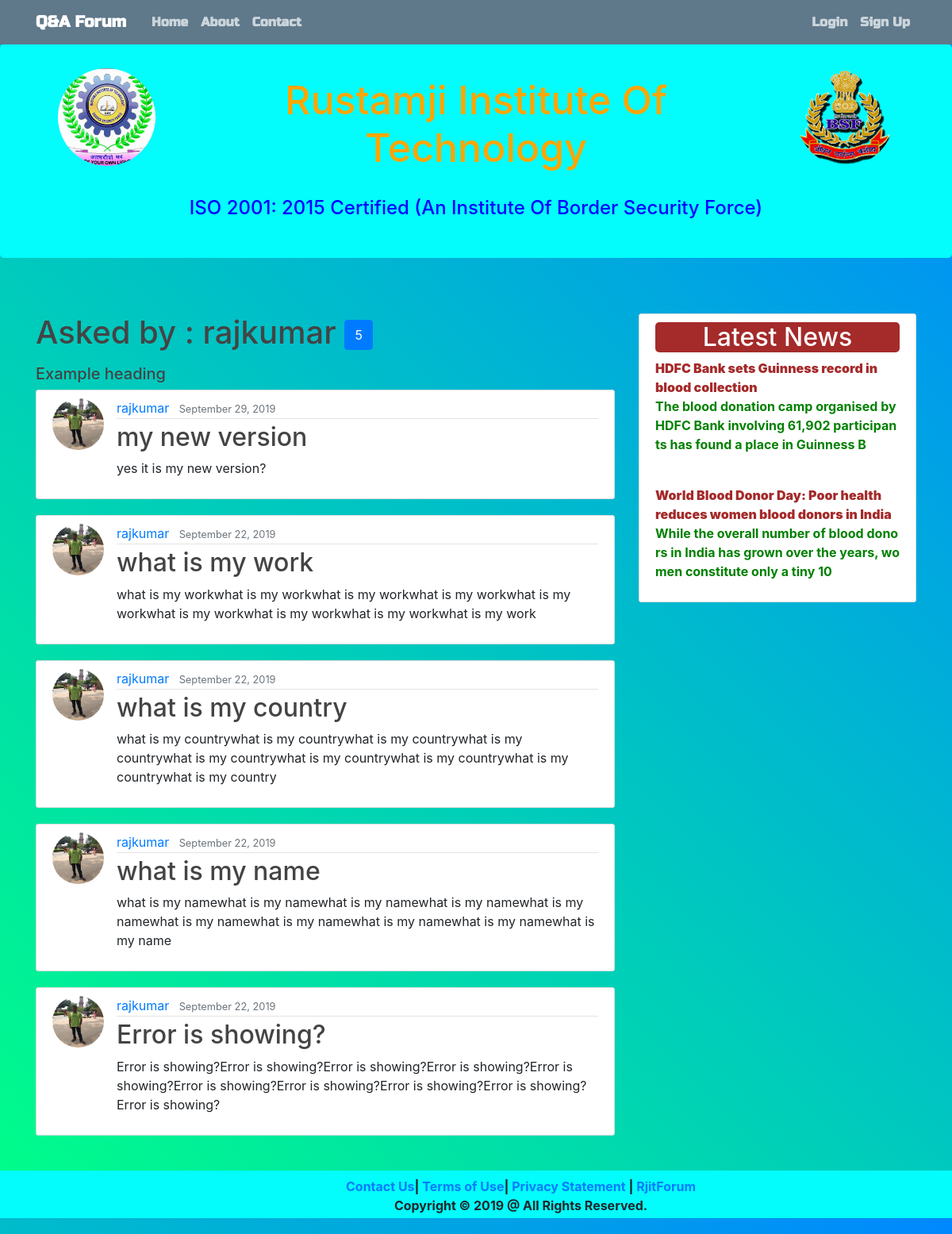
Screenshot of /user/rajkumar with the database file from the repository.
### forum/models.py (models this page shows, shortened)
class Post(models.Model):
    title = models.CharField(max_length=100)
    content = models.TextField()
    date_posted = models.DateTimeField(default=timezone.now())
    author = models.ForeignKey(User, on_delete=models.CASCADE)
    question_image = models.ImageField(upload_to='quest_pics', blank=True, null=True)
    question_file = models.FileField(upload_to='file_pics', blank=True, null=True)
    class Meta:
        ordering = ('-date_posted',)

### users/models.py (models this page shows, shortened)
class Profile(models.Model):
    user = models.OneToOneField(User, on_delete=models.CASCADE)
    image = models.ImageField(default='default.jpg', upload_to='profile_pics')

### forum/views.py (the view)
# urls.py: path('user/<str:username>', UserPostListView.as_view(), name='user-posts'),
class UserPostListView(ListView):
    model = Post
    template_name = 'forum/user_posts.html'
    context_object_name = 'posts'
    paginate_by = 5
    def get_queryset(self):
        user = get_object_or_404(User, username=self.kwargs.get('username'))
        return Post.objects.filter(author=user).order_by('-date_posted')

### forum/templates/forum/user_posts.html (shortened to what this page needs)
{% extends "forum/base.html" %}
{% block content %}
    <h1 class="mb-3">Asked by : {{ view.kwargs.username }} <button type="button" class="btn btn-primary">{{ page_obj.paginator.count }}</button></h1>
    <h5>Example heading </h5>
    {% for post in posts %}
        <article class="media content-section">
          <img class="rounded-circle article-img" src="{{ post.author.profile.image.url }}">
          <div class="media-body">
            <div class="article-metadata">
              <a class="mr-2" href="{% url 'user-posts' post.author.username %}">{{ post.author }}</a>
              <small class="text-muted">{{ post.date_posted|date:"F d, Y" }}</small>
            </div>
            <h2><a class="article-title" href="{% url 'post-detail' post.id %}">{{ post.title }}</a></h2>
            <p class="article-content">{{ post.content }}</p>
          </div>
        </article>
    {% endfor %}
{% endblock content %}

### forum/static/forum/main.css (style rules this page uses)
h1, h2, h3, h4, h5, h6 { color: #444444; }
.content-section { background: #ffffff; padding: 10px 20px; border: 1px solid #dddddd; border-radius: 3px; margin-bottom: 20px; }
.article-title { color: #444444; }
.article-content { white-space: pre-line; }
.article-img { height: 65px; width: 65px; margin-right: 16px; }
.article-metadata { padding-bottom: 1px; margin-bottom: 4px; border-bottom: 1px solid #e3e3e3 }
.loader { filter:hue-rotate(0deg); background:linear-gradient(45deg,#0f8,#08f); animation:hue 10000ms infinite linear; margin: 0; padding: 0; }

### rows the page displays
Post: author.profile.image (picture), author "rajkumar", date_posted "September 29, 2019", title "my new version", content "yes it is my new version?"
Post: author.profile.image (picture), author "rajkumar", date_posted "September 22, 2019", title "what is my work", content "what is my workwhat is my workwhat is my workwhat is my workwhat is my workwhat is my workwhat is my workwhat is my workwhat is my work"
Post: author.profile.image (picture), author "rajkumar", date_posted "September 22, 2019", title "what is my country", content "what is my countrywhat is my countrywhat is my countrywhat is my countrywhat is my countrywhat is my countrywhat is my countrywhat is my countrywhat is my country"
Post: author.profile.image (picture), author "rajkumar", date_posted "September 22, 2019", title "what is my name", content "what is my namewhat is my namewhat is my namewhat is my namewhat is my namewhat is my namewhat is my namewhat is my namewhat is my namewhat is my name"
Post: author.profile.image (picture), author "rajkumar", date_posted "September 22, 2019", title "Error is showing?", content "Error is showing?Error is showing?Error is showing?Error is showing?Error is showing?Error is showing?Error is showing?Error is showing?Error is showing?Error is showing?"

### other values shown
{{ view.kwargs.username }} "rajkumar"
{{ page_obj.paginator.count }} "5"
